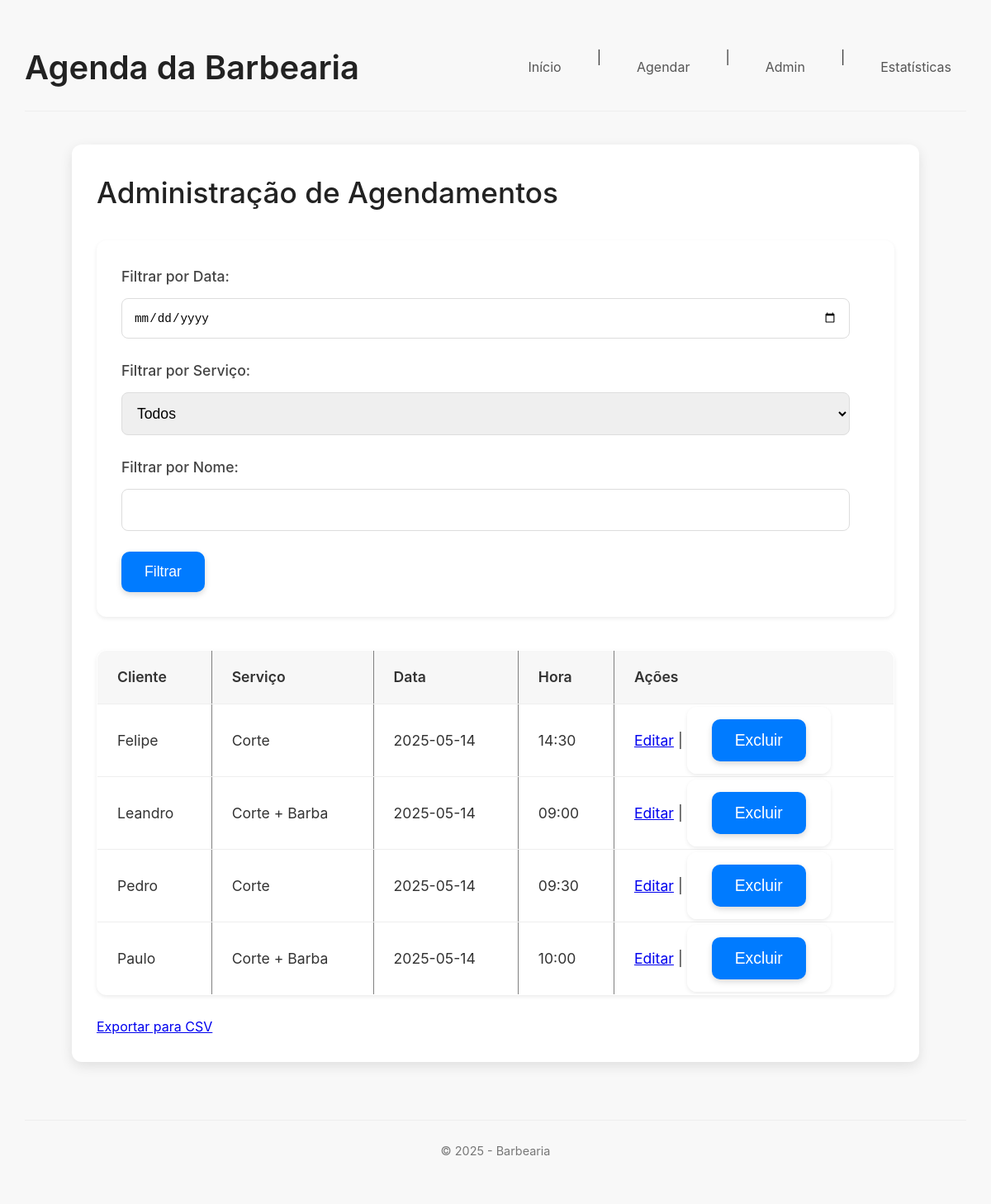
The page /admin on the database its author committed.
### tables this page shows
CREATE TABLE agendamentos (
                id INTEGER PRIMARY KEY AUTOINCREMENT,
                nome TEXT NOT NULL,
                data TEXT NOT NULL,
                horario TEXT NOT NULL,
                servico TEXT NOT NULL
            );

### app.py (the view)
@app.route('/admin', methods=['GET', 'POST'])
def admin():
    conn = get_db_connection()
    agendamentos = []
    filtro_data = request.form.get('data', '') if request.method == 'POST' else request.args.get('filtro_data', '')
    filtro_servico = request.form.get('servico', '') if request.method == 'POST' else request.args.get('filtro_servico', '')
    filtro_nome = request.form.get('nome', '') if request.method == 'POST' else request.args.get('filtro_nome', '')
    query = 'SELECT id, nome, data, horario, servico FROM agendamentos WHERE 1=1' # Remoção do e-mail da seleção
    params = []
    if filtro_data:
        query += ' AND data = ?'
        params.append(filtro_data)
    if filtro_servico:
        query += ' AND servico = ?'
        params.append(filtro_servico)
    if filtro_nome:
        query += ' AND nome LIKE ?'
        params.append(f'%{filtro_nome}%')
    agendamentos = conn.execute(query, tuple(params)).fetchall()
    servicos = ['Corte', 'Barba', 'Corte + Barba']
    conn.close()
    return render_template('admin.html', agendamentos=agendamentos, servicos=servicos,
                           filtro_data=filtro_data, filtro_servico=filtro_servico, filtro_nome=filtro_nome)

### app.py (called while the page is built)
def get_db_connection():
    conn = sqlite3.connect(DATABASE)
    conn.row_factory = sqlite3.Row  # Permite acessar colunas por nome (como um dicionário)
    return conn

### templates/admin.html (shortened to what this page needs)
{% extends "base.html" %}
{% block content %}
    <h2>Administração de Agendamentos</h2>
    <form method="GET" action="{{ url_for('admin') }}">
        <label for="filtro_data">Filtrar por Data:</label>
        <input type="date" name="filtro_data" value="{{ filtro_data }}">
        <label for="filtro_servico">Filtrar por Serviço:</label>
        <select name="filtro_servico">
            <option value="">Todos</option>
        </select>
        <label for="filtro_nome">Filtrar por Nome:</label>
        <input type="text" name="filtro_nome" value="{{ filtro_nome }}">
        <button type="submit">Filtrar</button>
    </form>
    <table border="1">
        <thead>
            <tr>
                <th>Cliente</th>
                <th>Serviço</th>
                <th>Data</th>
                <th>Hora</th>
                <th>Ações</th>
            </tr>
        </thead>
        <tbody>
            {% for agendamento in agendamentos %}
            <tr>
                <td>{{ agendamento.nome }}</td>
                <td>{{ agendamento.servico }}</td>
                <td>{{ agendamento.data }}</td>
                <td>{{ agendamento.horario }}</td>
                <td>
                    <a href="{{ url_for('editar', id=agendamento.id) }}">Editar</a> |
                    <form method="POST" action="{{ url_for('excluir', id=agendamento.id) }}" style="display:inline;">
                        <input type="submit" value="Excluir" onclick="return confirm('Tem certeza que deseja excluir este agendamento?')">
                    </form>
                </td>
            </tr>
            {% endfor %}
        </tbody>
    </table>
    <br>
    <a href="{{ url_for('exportar') }}">Exportar para CSV</a>
{% endblock %}

### templates/base.html (shortened to what this page needs)
<!DOCTYPE html>
<html lang="pt-BR">
<head>
    <link rel="stylesheet" href="{{ url_for('static', filename='style.css') }}">
    <link href='https://cdn.jsdelivr.net/npm/fullcalendar@6.1.9/main.min.css' rel='stylesheet' />
    {% block styles %}{% endblock %} </head>
<body>
    <header>
        <h1>Agenda da Barbearia</h1>
        <nav>
            <a href="{{ url_for('index') }}">Início</a> |
            <a href="{{ url_for('agendar') }}">Agendar</a> |
            <a href="{{ url_for('admin') }}">Admin</a> |
            <a href="{{ url_for('estatisticas') }}">Estatísticas</a>
        </nav>
    </header>
    <main class="container">
        {% block content %}{% endblock %}
    </main>
    <footer>
        <p style="text-align:center;">&copy; 2025 - Barbearia</p>
    </footer>
    {% block scripts %}{% endblock %} </body>
</html>

### static/style.css (style rules this page uses)
*, *::before, *::after { margin: 0; padding: 0; box-sizing: border-box; }
body { font-family: -apple-system, BlinkMacSystemFont, 'Segoe UI', Roboto, Oxygen, Ubuntu, Cantarell, 'Open Sans', 'Helvetica Neue', sans-serif; background-color: #f8f8f8; color: #333; line-height: 1.6; -webkit-font-smoothing: antialiased; -moz-osx-font-smoothing: grayscale; padding: 30px; }
.container { width: 90%; max-width: 1200px; margin: 40px auto; padding: 30px; background-color: #fff; border-radius: 12px; box-shadow: 0 5px 15px rgba(0, 0, 0, 0.1); }
header { display: flex; justify-content: space-between; align-items: center; padding: 20px 0; margin-bottom: 30px; border-bottom: 1px solid #eee; }
header h1 { font-size: 2.5em; color: #222; margin: 0; font-weight: 600; }
nav { display: flex; gap: 25px; }
nav a { color: #555; text-decoration: none; padding: 12px 18px; border-radius: 8px; transition: background-color 0.3s ease, color 0.3s ease; }
main { padding: 20px 0; }
h2 { font-size: 2.2em; color: #222; margin-bottom: 30px; font-weight: 500; text-align: left; }
.button, button[type="submit"], input[type="submit"] { display: inline-block; background-color: #007bff; color: #fff; padding: 14px 28px; border: none; border-radius: 10px; cursor: pointer; font-size: 1.1em; font-weight: 500; text-decoration: none; transition: background-color 0.3s ease, box-shadow 0.3s ease; box-shadow: 0 3px 7px rgba(0, 0, 0, 0.15); }
form { margin-top: 30px; padding: 30px; background-color: #fff; border-radius: 12px; box-shadow: 0 2px 5px rgba(0, 0, 0, 0.08); }
label { display: block; margin-bottom: 12px; font-weight: 500; color: #444; font-size: 1.1em; }
input[type="text"], input[type="email"], input[type="date"], input[type="time"], select { width: calc(100% - 24px); padding: 14px; margin-bottom: 25px; border: 1px solid #ddd; border-radius: 8px; font-size: 1.1em; transition: border-color 0.3s ease, box-shadow 0.3s ease; }
select option { font-size: 1.1em; padding: 10px; }
table { width: 100%; border-collapse: collapse; margin-top: 40px; background-color: #fff; border-radius: 12px; box-shadow: 0 2px 5px rgba(0, 0, 0, 0.08); overflow: hidden; }
th, td { padding: 18px 24px; text-align: left; border-bottom: 1px solid #eee; font-size: 1.1em; }
th { background-color: #f7f7f7; color: #333; font-weight: 600; text-transform: none; }
footer { margin-top: 70px; padding: 25px 0; text-align: center; font-size: 0.9em; color: #777; border-top: 1px solid #eee; }

### rows shown on the page
agendamentos: nome "Felipe", servico "Corte", data "2025-05-14", horario "14:30"
agendamentos: nome "Leandro", servico "Corte + Barba", data "2025-05-14", horario "09:00"
agendamentos: nome "Pedro", servico "Corte", data "2025-05-14", horario "09:30"
agendamentos: nome "Paulo", servico "Corte + Barba", data "2025-05-14", horario "10:00"
